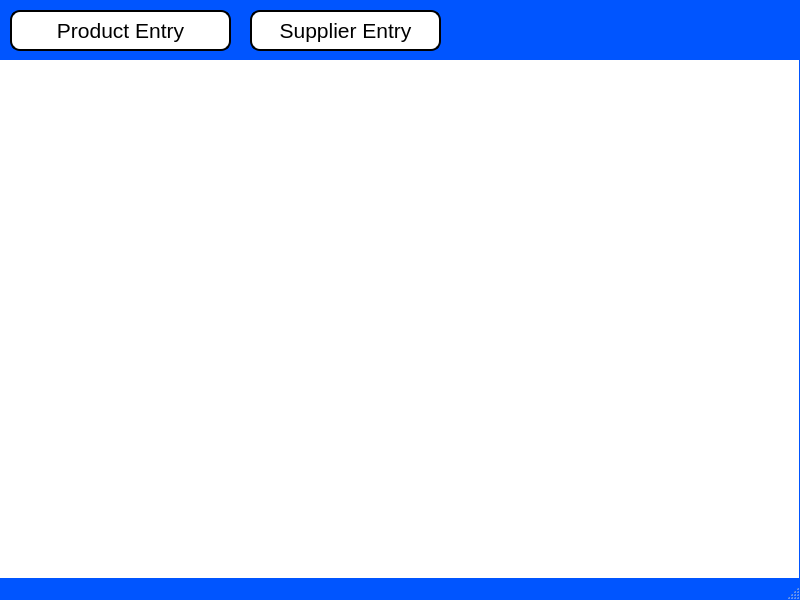
<?xml version="1.0" encoding="UTF-8"?>
<ui version="4.0">
 <class>Purchasing_menu</class>
 <widget class="QMainWindow" name="Purchasing_menu">
  <property name="geometry">
   <rect>
    <x>0</x>
    <y>0</y>
    <width>800</width>
    <height>600</height>
   </rect>
  </property>
  <property name="palette">
   <palette>
    <active>
     <colorrole role="WindowText">
      <brush brushstyle="SolidPattern">
       <color alpha="255">
        <red>0</red>
        <green>0</green>
        <blue>0</blue>
       </color>
      </brush>
     </colorrole>
     <colorrole role="Button">
      <brush brushstyle="SolidPattern">
       <color alpha="255">
        <red>0</red>
        <green>85</green>
        <blue>255</blue>
       </color>
      </brush>
     </colorrole>
     <colorrole role="Light">
      <brush brushstyle="SolidPattern">
       <color alpha="255">
        <red>127</red>
        <green>170</green>
        <blue>255</blue>
       </color>
      </brush>
     </colorrole>
     <colorrole role="Midlight">
      <brush brushstyle="SolidPattern">
       <color alpha="255">
        <red>63</red>
        <green>127</green>
        <blue>255</blue>
       </color>
      </brush>
     </colorrole>
     <colorrole role="Dark">
      <brush brushstyle="SolidPattern">
       <color alpha="255">
        <red>0</red>
        <green>42</green>
        <blue>127</blue>
       </color>
      </brush>
     </colorrole>
     <colorrole role="Mid">
      <brush brushstyle="SolidPattern">
       <color alpha="255">
        <red>0</red>
        <green>56</green>
        <blue>170</blue>
       </color>
      </brush>
     </colorrole>
     <colorrole role="Text">
      <brush brushstyle="SolidPattern">
       <color alpha="255">
        <red>0</red>
        <green>0</green>
        <blue>0</blue>
       </color>
      </brush>
     </colorrole>
     <colorrole role="BrightText">
      <brush brushstyle="SolidPattern">
       <color alpha="255">
        <red>255</red>
        <green>255</green>
        <blue>255</blue>
       </color>
      </brush>
     </colorrole>
     <colorrole role="ButtonText">
      <brush brushstyle="SolidPattern">
       <color alpha="255">
        <red>0</red>
        <green>0</green>
        <blue>0</blue>
       </color>
      </brush>
     </colorrole>
     <colorrole role="Base">
      <brush brushstyle="SolidPattern">
       <color alpha="255">
        <red>255</red>
        <green>255</green>
        <blue>255</blue>
       </color>
      </brush>
     </colorrole>
     <colorrole role="Window">
      <brush brushstyle="SolidPattern">
       <color alpha="255">
        <red>0</red>
        <green>85</green>
        <blue>255</blue>
       </color>
      </brush>
     </colorrole>
     <colorrole role="Shadow">
      <brush brushstyle="SolidPattern">
       <color alpha="255">
        <red>0</red>
        <green>0</green>
        <blue>0</blue>
       </color>
      </brush>
     </colorrole>
     <colorrole role="AlternateBase">
      <brush brushstyle="SolidPattern">
       <color alpha="255">
        <red>127</red>
        <green>170</green>
        <blue>255</blue>
       </color>
      </brush>
     </colorrole>
     <colorrole role="ToolTipBase">
      <brush brushstyle="SolidPattern">
       <color alpha="255">
        <red>255</red>
        <green>255</green>
        <blue>220</blue>
       </color>
      </brush>
     </colorrole>
     <colorrole role="ToolTipText">
      <brush brushstyle="SolidPattern">
       <color alpha="255">
        <red>0</red>
        <green>0</green>
        <blue>0</blue>
       </color>
      </brush>
     </colorrole>
    </active>
    <inactive>
     <colorrole role="WindowText">
      <brush brushstyle="SolidPattern">
       <color alpha="255">
        <red>0</red>
        <green>0</green>
        <blue>0</blue>
       </color>
      </brush>
     </colorrole>
     <colorrole role="Button">
      <brush brushstyle="SolidPattern">
       <color alpha="255">
        <red>0</red>
        <green>85</green>
        <blue>255</blue>
       </color>
      </brush>
     </colorrole>
     <colorrole role="Light">
      <brush brushstyle="SolidPattern">
       <color alpha="255">
        <red>127</red>
        <green>170</green>
        <blue>255</blue>
       </color>
      </brush>
     </colorrole>
     <colorrole role="Midlight">
      <brush brushstyle="SolidPattern">
       <color alpha="255">
        <red>63</red>
        <green>127</green>
        <blue>255</blue>
       </color>
      </brush>
     </colorrole>
     <colorrole role="Dark">
      <brush brushstyle="SolidPattern">
       <color alpha="255">
        <red>0</red>
        <green>42</green>
        <blue>127</blue>
       </color>
      </brush>
     </colorrole>
     <colorrole role="Mid">
      <brush brushstyle="SolidPattern">
       <color alpha="255">
        <red>0</red>
        <green>56</green>
        <blue>170</blue>
       </color>
      </brush>
     </colorrole>
     <colorrole role="Text">
      <brush brushstyle="SolidPattern">
       <color alpha="255">
        <red>0</red>
        <green>0</green>
        <blue>0</blue>
       </color>
      </brush>
     </colorrole>
     <colorrole role="BrightText">
      <brush brushstyle="SolidPattern">
       <color alpha="255">
        <red>255</red>
        <green>255</green>
        <blue>255</blue>
       </color>
      </brush>
     </colorrole>
     <colorrole role="ButtonText">
      <brush brushstyle="SolidPattern">
       <color alpha="255">
        <red>0</red>
        <green>0</green>
        <blue>0</blue>
       </color>
      </brush>
     </colorrole>
     <colorrole role="Base">
      <brush brushstyle="SolidPattern">
       <color alpha="255">
        <red>255</red>
        <green>255</green>
        <blue>255</blue>
       </color>
      </brush>
     </colorrole>
     <colorrole role="Window">
      <brush brushstyle="SolidPattern">
       <color alpha="255">
        <red>0</red>
        <green>85</green>
        <blue>255</blue>
       </color>
      </brush>
     </colorrole>
     <colorrole role="Shadow">
      <brush brushstyle="SolidPattern">
       <color alpha="255">
        <red>0</red>
        <green>0</green>
        <blue>0</blue>
       </color>
      </brush>
     </colorrole>
     <colorrole role="AlternateBase">
      <brush brushstyle="SolidPattern">
       <color alpha="255">
        <red>127</red>
        <green>170</green>
        <blue>255</blue>
       </color>
      </brush>
     </colorrole>
     <colorrole role="ToolTipBase">
      <brush brushstyle="SolidPattern">
       <color alpha="255">
        <red>255</red>
        <green>255</green>
        <blue>220</blue>
       </color>
      </brush>
     </colorrole>
     <colorrole role="ToolTipText">
      <brush brushstyle="SolidPattern">
       <color alpha="255">
        <red>0</red>
        <green>0</green>
        <blue>0</blue>
       </color>
      </brush>
     </colorrole>
    </inactive>
    <disabled>
     <colorrole role="WindowText">
      <brush brushstyle="SolidPattern">
       <color alpha="255">
        <red>0</red>
        <green>42</green>
        <blue>127</blue>
       </color>
      </brush>
     </colorrole>
     <colorrole role="Button">
      <brush brushstyle="SolidPattern">
       <color alpha="255">
        <red>0</red>
        <green>85</green>
        <blue>255</blue>
       </color>
      </brush>
     </colorrole>
     <colorrole role="Light">
      <brush brushstyle="SolidPattern">
       <color alpha="255">
        <red>127</red>
        <green>170</green>
        <blue>255</blue>
       </color>
      </brush>
     </colorrole>
     <colorrole role="Midlight">
      <brush brushstyle="SolidPattern">
       <color alpha="255">
        <red>63</red>
        <green>127</green>
        <blue>255</blue>
       </color>
      </brush>
     </colorrole>
     <colorrole role="Dark">
      <brush brushstyle="SolidPattern">
       <color alpha="255">
        <red>0</red>
        <green>42</green>
        <blue>127</blue>
       </color>
      </brush>
     </colorrole>
     <colorrole role="Mid">
      <brush brushstyle="SolidPattern">
       <color alpha="255">
        <red>0</red>
        <green>56</green>
        <blue>170</blue>
       </color>
      </brush>
     </colorrole>
     <colorrole role="Text">
      <brush brushstyle="SolidPattern">
       <color alpha="255">
        <red>0</red>
        <green>42</green>
        <blue>127</blue>
       </color>
      </brush>
     </colorrole>
     <colorrole role="BrightText">
      <brush brushstyle="SolidPattern">
       <color alpha="255">
        <red>255</red>
        <green>255</green>
        <blue>255</blue>
       </color>
      </brush>
     </colorrole>
     <colorrole role="ButtonText">
      <brush brushstyle="SolidPattern">
       <color alpha="255">
        <red>0</red>
        <green>42</green>
        <blue>127</blue>
       </color>
      </brush>
     </colorrole>
     <colorrole role="Base">
      <brush brushstyle="SolidPattern">
       <color alpha="255">
        <red>0</red>
        <green>85</green>
        <blue>255</blue>
       </color>
      </brush>
     </colorrole>
     <colorrole role="Window">
      <brush brushstyle="SolidPattern">
       <color alpha="255">
        <red>0</red>
        <green>85</green>
        <blue>255</blue>
       </color>
      </brush>
     </colorrole>
     <colorrole role="Shadow">
      <brush brushstyle="SolidPattern">
       <color alpha="255">
        <red>0</red>
        <green>0</green>
        <blue>0</blue>
       </color>
      </brush>
     </colorrole>
     <colorrole role="AlternateBase">
      <brush brushstyle="SolidPattern">
       <color alpha="255">
        <red>0</red>
        <green>85</green>
        <blue>255</blue>
       </color>
      </brush>
     </colorrole>
     <colorrole role="ToolTipBase">
      <brush brushstyle="SolidPattern">
       <color alpha="255">
        <red>255</red>
        <green>255</green>
        <blue>220</blue>
       </color>
      </brush>
     </colorrole>
     <colorrole role="ToolTipText">
      <brush brushstyle="SolidPattern">
       <color alpha="255">
        <red>0</red>
        <green>0</green>
        <blue>0</blue>
       </color>
      </brush>
     </colorrole>
    </disabled>
   </palette>
  </property>
  <property name="windowTitle">
   <string>MainWindow</string>
  </property>
  <widget class="QWidget" name="centralwidget">
   <widget class="QLabel" name="label">
    <property name="geometry">
     <rect>
      <x>0</x>
      <y>60</y>
      <width>799</width>
      <height>521</height>
     </rect>
    </property>
    <property name="styleSheet">
     <string notr="true">background-image: url('C:/source/pythonQSG/PyQt6 Apps/images/purchasing_dept.png');
background-repeat: no-repeat;
background-position: center;
background-attachment: fixed;
background-color: white; /* Fallback color */</string>
    </property>
    <property name="text">
     <string/>
    </property>
   </widget>
   <widget class="QPushButton" name="Supplier_entry_Button">
    <property name="geometry">
     <rect>
      <x>250</x>
      <y>10</y>
      <width>191</width>
      <height>41</height>
     </rect>
    </property>
    <property name="font">
     <font>
      <pointsize>16</pointsize>
     </font>
    </property>
    <property name="styleSheet">
     <string notr="true">QPushButton{background-color: white;
border: 2px solid black;
border-radius: 10px;}
QPushButton:hover{background-color:rgb(85, 255, 255);
border: 2px solidrgb(85, 255, 255);
}</string>
    </property>
    <property name="text">
     <string>Supplier Entry</string>
    </property>
    <property name="autoDefault">
     <bool>false</bool>
    </property>
   </widget>
   <widget class="QPushButton" name="Product_entry_Button">
    <property name="geometry">
     <rect>
      <x>10</x>
      <y>10</y>
      <width>221</width>
      <height>41</height>
     </rect>
    </property>
    <property name="font">
     <font>
      <pointsize>16</pointsize>
     </font>
    </property>
    <property name="styleSheet">
     <string notr="true">QPushButton{background-color: white;
border: 2px solid black;
border-radius: 10px;}
QPushButton:hover{background-color:rgb(85, 255, 255);
border: 2px solidrgb(85, 255, 255);
}</string>
    </property>
    <property name="text">
     <string>Product Entry</string>
    </property>
    <property name="autoDefault">
     <bool>false</bool>
    </property>
   </widget>
  </widget>
  <widget class="QMenuBar" name="menubar">
   <property name="geometry">
    <rect>
     <x>0</x>
     <y>0</y>
     <width>800</width>
     <height>21</height>
    </rect>
   </property>
  </widget>
  <widget class="QStatusBar" name="statusbar"/>
 </widget>
 <resources/>
 <connections/>
</ui>
